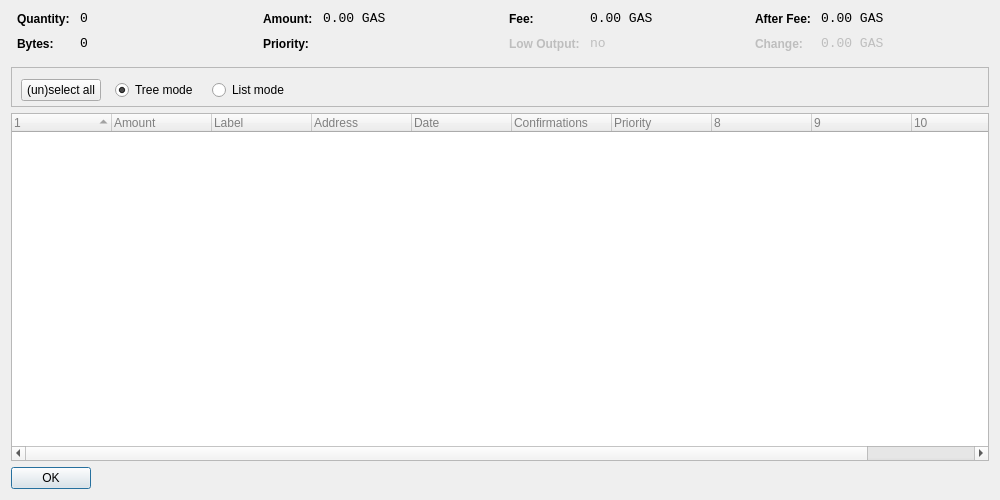
<?xml version="1.0" encoding="UTF-8"?>
<ui version="4.0">
 <class>CoinControlDialog</class>
 <widget class="QDialog" name="CoinControlDialog">
  <property name="geometry">
   <rect>
    <x>0</x>
    <y>0</y>
    <width>1000</width>
    <height>500</height>
   </rect>
  </property>
  <property name="windowTitle">
   <string>Coin Control</string>
  </property>
  <property name="styleSheet">
   <string notr="true">QProgressBar {
        background-color: #333333;
        border-radius: 6px;
        text-align: center;
        color: white;
}

QProgressBar::chunk {
        background: QLinearGradient(x1: 0, y1: 0, x2: 1, y2: 0, stop: 0 #e86941, stop: 1 #e8694f);
        border-radius: 6px; margin: 0px;
}

QScrollArea {
        border-radius: 6px;
        border-width: 0;
        border-style: none;
        padding: 8px;
        background-color: #111;
        color: white;
}

QSpinBox {
        border-radius: 4px;
        border-width: 0;
        border-style: none;
        padding: 8px;
        background-color: #111;
        color: white;
}

QCheckBox {
        border-radius: 4px;
        border-width: 0;
        border-style: none;
        padding: 8px;
        background-color: #111;
        color: white;
}
QVBoxLayout {
        border-radius: 6px;
        border-width: 0;
        border-style: none;
        padding: 8px;
        background-color: #111;
        color: white;
}

QDialog, QMainWindow, QFrame {
	color: white;
	background-color: #333333;
	border: none;
}

QMenu {
	background-color: #333333; color: white;
}

QLabel {
	background-color: transparent;
}

QCheckBox {
    color: white;
}

QFrame#central { background-color: #333333; border: none }
QFrame#frame, QFrame#frame_2, QFrame#frame_3 {
	background-color: #333333;
	border-style: plain;
	border-width: 20px;
	border-radius: 20px;
	border-color: #111;
	min-width: 10em;
	padding: 6px;
}
QLabel[openExternalLinks=true], QHeaderView { color: #aaaaaa }
QLabel[openExternalLinks=false] { color: white; font-weight: normal }
QPushButton, QToolButton {
	border: 4px solid #111;
	border-radius: 12px;
	background-color: #111;
	color: white;
	padding: 6px;
	margin: 6px;
}
QPushButton:pressed, QToolButton:checked {
	color: #e86941;
}
QPushButton:pressed, QToolButton:pressed {
	border-color: #e86941;
	color: #aaaaaa;
}
QPushButton:disabled, QToolButton:disabled {
	color: #444;
	background-color: #222;
}


#scrollAreaWidgetContents QToolButton {
	border-radius: 8px;
	border-width: 0px;
}

/* the background-color is overridden to transparent for mac os x 
   due to the entire toolbar area not being drawable in a regular
   QMainWindow
*/
QToolBar { background: #333333; border: 0px solid black; padding: 3px; }

QToolBar::handle { image: url(handle.png); }
QStatusBar { background: #333333; }
QMenuBar { background: #333333; }
QMenuBar::item { background: #333333; color: white; }

#scrollAreaWidgetContents { background: #222 }
#scrollAreaWidgetContents &gt; QFrame { background-color: #222; border-width: 0px; border-style: none; }

QLineEdit {
	border-radius: 6px;
	border-width: 2px;
	border-color: #222;
	padding: 8px;
	background-color: #111;
	color: white;
}

QComboBox {
	border-radius: 6px;
	border-width: 0;
	border-style: none;
	padding: 8px;
	background-color: #111;
	color: white;
}

QComboBox::drop-down {
	border-width: 0;
	border-style: none;
	background-color: #111;
	color: white;
}

QTableView {
	background: #111;
	color: white;
	border-style: none;
	selection-background-color: #aaaaaa;
    alternate-background-color: #222;
	selection-color: #111;
	border: 0px solid black;
}

QHeaderView { color: #aaaaaa; background-color: #111; background-image: none; }
QHeaderView::section { color: #aaaaaa; background-color: #222; }
QHeaderView::section:checked { background-color: #111; }

QTabWidget {
	background: #111;
}

 QTabWidget::pane {
     border-top: 2px solid #111;
     border: 4px solid #111;
     border-bottom-left-radius: 8px;
     border-bottom-right-radius: 8px;
     border-top-right-radius: 8px;
	background: #111;
 }

 QTabWidget::tab-bar {
     left: 5px; /* move to the right by 5px */
 }

 /* Style the tab using the tab sub-control. Note that
     it reads QTabBar _not_ QTabWidget */
 QTabBar::tab {
     background: #111;
     border: 4px solid #222;
     border-bottom-color: #111; /* same as the pane color */
     border-top-left-radius: 4px;
     border-top-right-radius: 4px;
     min-width: 8ex;
     padding: 4px;
     color: #888;
 }

 QTabBar::tab:selected, QTabBar::tab:hover {
     color: #aaaaaa
 }

 QTabBar::tab:selected {
     border-color: #111; /* same as pane color */
     border-top-color: #aaaaaa;
 }

 QTabBar::tab:!selected {
     margin-top: 2px; /* make non-selected tabs look smaller */
 }

 /* make use of negative margins for overlapping tabs */
 QTabBar::tab:selected {
     /* expand/overlap to the left and right by 4px */
     margin-left: -4px;
     margin-right: -4px;
 }

 QTabBar::tab:first:selected {
     margin-left: 0; /* the first selected tab has nothing to overlap with on the left */
 }

 QTabBar::tab:last:selected {
     margin-right: 0; /* the last selected tab has nothing to overlap with on the right */
 }

 QTabBar::tab:only-one {
     margin: 0; /* if there is only one tab, we don't want overlapping margins */
 }


</string>
  </property>
  <layout class="QVBoxLayout" name="verticalLayout">
   <item>
    <layout class="QHBoxLayout" name="horizontalLayoutTop" stretch="0,0,0,0">
     <property name="topMargin">
      <number>0</number>
     </property>
     <property name="bottomMargin">
      <number>10</number>
     </property>
     <item>
      <layout class="QFormLayout" name="formLayoutCoinControl1">
       <property name="horizontalSpacing">
        <number>10</number>
       </property>
       <property name="verticalSpacing">
        <number>10</number>
       </property>
       <property name="leftMargin">
        <number>6</number>
       </property>
       <property name="rightMargin">
        <number>6</number>
       </property>
       <item row="0" column="0">
        <widget class="QLabel" name="labelCoinControlQuantityText">
         <property name="styleSheet">
          <string notr="true">font-weight:bold;</string>
         </property>
         <property name="text">
          <string>Quantity:</string>
         </property>
        </widget>
       </item>
       <item row="0" column="1">
        <widget class="QLabel" name="labelCoinControlQuantity">
         <property name="font">
          <font>
           <family>Monospace</family>
           <pointsize>10</pointsize>
          </font>
         </property>
         <property name="cursor">
          <cursorShape>IBeamCursor</cursorShape>
         </property>
         <property name="contextMenuPolicy">
          <enum>Qt::ActionsContextMenu</enum>
         </property>
         <property name="text">
          <string notr="true">0</string>
         </property>
         <property name="textInteractionFlags">
          <set>Qt::LinksAccessibleByMouse|Qt::TextSelectableByKeyboard|Qt::TextSelectableByMouse</set>
         </property>
        </widget>
       </item>
       <item row="1" column="0">
        <widget class="QLabel" name="labelCoinControlBytesText">
         <property name="styleSheet">
          <string notr="true">font-weight:bold;</string>
         </property>
         <property name="text">
          <string>Bytes:</string>
         </property>
        </widget>
       </item>
       <item row="1" column="1">
        <widget class="QLabel" name="labelCoinControlBytes">
         <property name="font">
          <font>
           <family>Monospace</family>
           <pointsize>10</pointsize>
          </font>
         </property>
         <property name="cursor">
          <cursorShape>IBeamCursor</cursorShape>
         </property>
         <property name="contextMenuPolicy">
          <enum>Qt::ActionsContextMenu</enum>
         </property>
         <property name="text">
          <string notr="true">0</string>
         </property>
         <property name="textInteractionFlags">
          <set>Qt::LinksAccessibleByMouse|Qt::TextSelectableByKeyboard|Qt::TextSelectableByMouse</set>
         </property>
        </widget>
       </item>
      </layout>
     </item>
     <item>
      <layout class="QFormLayout" name="formLayoutCoinControl2">
       <property name="horizontalSpacing">
        <number>10</number>
       </property>
       <property name="verticalSpacing">
        <number>10</number>
       </property>
       <property name="leftMargin">
        <number>6</number>
       </property>
       <property name="rightMargin">
        <number>6</number>
       </property>
       <item row="0" column="0">
        <widget class="QLabel" name="labelCoinControlAmountText">
         <property name="styleSheet">
          <string notr="true">font-weight:bold;</string>
         </property>
         <property name="text">
          <string>Amount:</string>
         </property>
        </widget>
       </item>
       <item row="0" column="1">
        <widget class="QLabel" name="labelCoinControlAmount">
         <property name="font">
          <font>
           <family>Monospace</family>
           <pointsize>10</pointsize>
          </font>
         </property>
         <property name="cursor">
          <cursorShape>IBeamCursor</cursorShape>
         </property>
         <property name="contextMenuPolicy">
          <enum>Qt::ActionsContextMenu</enum>
         </property>
         <property name="text">
          <string notr="true">0.00 GAS</string>
         </property>
         <property name="textInteractionFlags">
          <set>Qt::LinksAccessibleByMouse|Qt::TextSelectableByKeyboard|Qt::TextSelectableByMouse</set>
         </property>
        </widget>
       </item>
       <item row="1" column="0">
        <widget class="QLabel" name="labelCoinControlPriorityText">
         <property name="styleSheet">
          <string notr="true">font-weight:bold;</string>
         </property>
         <property name="text">
          <string>Priority:</string>
         </property>
        </widget>
       </item>
       <item row="1" column="1">
        <widget class="QLabel" name="labelCoinControlPriority">
         <property name="font">
          <font>
           <family>Monospace</family>
           <pointsize>10</pointsize>
          </font>
         </property>
         <property name="cursor">
          <cursorShape>IBeamCursor</cursorShape>
         </property>
         <property name="contextMenuPolicy">
          <enum>Qt::ActionsContextMenu</enum>
         </property>
         <property name="text">
          <string/>
         </property>
         <property name="textInteractionFlags">
          <set>Qt::LinksAccessibleByMouse|Qt::TextSelectableByKeyboard|Qt::TextSelectableByMouse</set>
         </property>
        </widget>
       </item>
      </layout>
     </item>
     <item>
      <layout class="QFormLayout" name="formLayoutCoinControl3">
       <property name="horizontalSpacing">
        <number>10</number>
       </property>
       <property name="verticalSpacing">
        <number>10</number>
       </property>
       <property name="leftMargin">
        <number>6</number>
       </property>
       <property name="rightMargin">
        <number>6</number>
       </property>
       <item row="0" column="0">
        <widget class="QLabel" name="labelCoinControlFeeText">
         <property name="styleSheet">
          <string notr="true">font-weight:bold;</string>
         </property>
         <property name="text">
          <string>Fee:</string>
         </property>
        </widget>
       </item>
       <item row="0" column="1">
        <widget class="QLabel" name="labelCoinControlFee">
         <property name="font">
          <font>
           <family>Monospace</family>
           <pointsize>10</pointsize>
          </font>
         </property>
         <property name="cursor">
          <cursorShape>IBeamCursor</cursorShape>
         </property>
         <property name="contextMenuPolicy">
          <enum>Qt::ActionsContextMenu</enum>
         </property>
         <property name="text">
          <string notr="true">0.00 GAS</string>
         </property>
         <property name="textInteractionFlags">
          <set>Qt::LinksAccessibleByMouse|Qt::TextSelectableByKeyboard|Qt::TextSelectableByMouse</set>
         </property>
        </widget>
       </item>
       <item row="1" column="0">
        <widget class="QLabel" name="labelCoinControlLowOutputText">
         <property name="enabled">
          <bool>false</bool>
         </property>
         <property name="styleSheet">
          <string notr="true">font-weight:bold;</string>
         </property>
         <property name="text">
          <string>Low Output:</string>
         </property>
        </widget>
       </item>
       <item row="1" column="1">
        <widget class="QLabel" name="labelCoinControlLowOutput">
         <property name="enabled">
          <bool>false</bool>
         </property>
         <property name="font">
          <font>
           <family>Monospace</family>
           <pointsize>10</pointsize>
          </font>
         </property>
         <property name="cursor">
          <cursorShape>IBeamCursor</cursorShape>
         </property>
         <property name="contextMenuPolicy">
          <enum>Qt::ActionsContextMenu</enum>
         </property>
         <property name="text">
          <string notr="true">no</string>
         </property>
         <property name="textInteractionFlags">
          <set>Qt::LinksAccessibleByMouse|Qt::TextSelectableByKeyboard|Qt::TextSelectableByMouse</set>
         </property>
        </widget>
       </item>
      </layout>
     </item>
     <item>
      <layout class="QFormLayout" name="formLayoutCoinControl4">
       <property name="horizontalSpacing">
        <number>10</number>
       </property>
       <property name="verticalSpacing">
        <number>10</number>
       </property>
       <property name="leftMargin">
        <number>6</number>
       </property>
       <property name="rightMargin">
        <number>6</number>
       </property>
       <item row="0" column="0">
        <widget class="QLabel" name="labelCoinControlAfterFeeText">
         <property name="styleSheet">
          <string notr="true">font-weight:bold;</string>
         </property>
         <property name="text">
          <string>After Fee:</string>
         </property>
        </widget>
       </item>
       <item row="0" column="1">
        <widget class="QLabel" name="labelCoinControlAfterFee">
         <property name="font">
          <font>
           <family>Monospace</family>
           <pointsize>10</pointsize>
          </font>
         </property>
         <property name="cursor">
          <cursorShape>IBeamCursor</cursorShape>
         </property>
         <property name="contextMenuPolicy">
          <enum>Qt::ActionsContextMenu</enum>
         </property>
         <property name="text">
          <string notr="true">0.00 GAS</string>
         </property>
         <property name="textInteractionFlags">
          <set>Qt::LinksAccessibleByMouse|Qt::TextSelectableByKeyboard|Qt::TextSelectableByMouse</set>
         </property>
        </widget>
       </item>
       <item row="1" column="0">
        <widget class="QLabel" name="labelCoinControlChangeText">
         <property name="enabled">
          <bool>false</bool>
         </property>
         <property name="styleSheet">
          <string notr="true">font-weight:bold;</string>
         </property>
         <property name="text">
          <string>Change:</string>
         </property>
        </widget>
       </item>
       <item row="1" column="1">
        <widget class="QLabel" name="labelCoinControlChange">
         <property name="enabled">
          <bool>false</bool>
         </property>
         <property name="font">
          <font>
           <family>Monospace</family>
           <pointsize>10</pointsize>
          </font>
         </property>
         <property name="cursor">
          <cursorShape>IBeamCursor</cursorShape>
         </property>
         <property name="contextMenuPolicy">
          <enum>Qt::ActionsContextMenu</enum>
         </property>
         <property name="text">
          <string notr="true">0.00 GAS</string>
         </property>
         <property name="textInteractionFlags">
          <set>Qt::LinksAccessibleByMouse|Qt::TextSelectableByKeyboard|Qt::TextSelectableByMouse</set>
         </property>
        </widget>
       </item>
      </layout>
     </item>
    </layout>
   </item>
   <item>
    <widget class="QFrame" name="frame">
     <property name="minimumSize">
      <size>
       <width>182</width>
       <height>40</height>
      </size>
     </property>
     <property name="frameShape">
      <enum>QFrame::StyledPanel</enum>
     </property>
     <property name="frameShadow">
      <enum>QFrame::Sunken</enum>
     </property>
     <widget class="QWidget" name="horizontalLayoutWidget">
      <property name="geometry">
       <rect>
        <x>10</x>
        <y>0</y>
        <width>781</width>
        <height>47</height>
       </rect>
      </property>
      <layout class="QHBoxLayout" name="horizontalLayoutPanel" stretch="0,0,0,0">
       <property name="spacing">
        <number>14</number>
       </property>
       <item>
        <widget class="QPushButton" name="pushButtonSelectAll">
         <property name="sizePolicy">
          <sizepolicy hsizetype="Maximum" vsizetype="Fixed">
           <horstretch>0</horstretch>
           <verstretch>0</verstretch>
          </sizepolicy>
         </property>
         <property name="text">
          <string>(un)select all</string>
         </property>
        </widget>
       </item>
       <item>
        <widget class="QRadioButton" name="radioTreeMode">
         <property name="sizePolicy">
          <sizepolicy hsizetype="Maximum" vsizetype="Fixed">
           <horstretch>0</horstretch>
           <verstretch>0</verstretch>
          </sizepolicy>
         </property>
         <property name="text">
          <string>Tree mode</string>
         </property>
         <property name="checked">
          <bool>true</bool>
         </property>
        </widget>
       </item>
       <item>
        <widget class="QRadioButton" name="radioListMode">
         <property name="sizePolicy">
          <sizepolicy hsizetype="Maximum" vsizetype="Fixed">
           <horstretch>0</horstretch>
           <verstretch>0</verstretch>
          </sizepolicy>
         </property>
         <property name="text">
          <string>List mode</string>
         </property>
        </widget>
       </item>
       <item>
        <spacer name="horizontalSpacer">
         <property name="orientation">
          <enum>Qt::Horizontal</enum>
         </property>
         <property name="sizeHint" stdset="0">
          <size>
           <width>40</width>
           <height>20</height>
          </size>
         </property>
        </spacer>
       </item>
      </layout>
     </widget>
    </widget>
   </item>
   <item>
    <widget class="CoinControlTreeWidget" name="treeWidget">
     <property name="contextMenuPolicy">
      <enum>Qt::CustomContextMenu</enum>
     </property>
     <property name="styleSheet">
      <string notr="true">QFrame {
	color: grey;

}</string>
     </property>
     <property name="sortingEnabled">
      <bool>false</bool>
     </property>
     <property name="columnCount">
      <number>11</number>
     </property>
     <attribute name="headerShowSortIndicator" stdset="0">
      <bool>true</bool>
     </attribute>
     <attribute name="headerStretchLastSection">
      <bool>false</bool>
     </attribute>
     <column>
      <property name="text">
       <string/>
      </property>
     </column>
     <column>
      <property name="text">
       <string>Amount</string>
      </property>
     </column>
     <column>
      <property name="text">
       <string>Label</string>
      </property>
     </column>
     <column>
      <property name="text">
       <string>Address</string>
      </property>
     </column>
     <column>
      <property name="text">
       <string>Date</string>
      </property>
     </column>
     <column>
      <property name="text">
       <string>Confirmations</string>
      </property>
      <property name="toolTip">
       <string>Confirmed</string>
      </property>
     </column>
     <column>
      <property name="text">
       <string>Priority</string>
      </property>
     </column>
     <column>
      <property name="text">
       <string/>
      </property>
     </column>
     <column>
      <property name="text">
       <string/>
      </property>
     </column>
     <column>
      <property name="text">
       <string/>
      </property>
     </column>
     <column>
      <property name="text">
       <string/>
      </property>
     </column>
    </widget>
   </item>
   <item>
    <widget class="QDialogButtonBox" name="buttonBox">
     <property name="sizePolicy">
      <sizepolicy hsizetype="Maximum" vsizetype="Fixed">
       <horstretch>0</horstretch>
       <verstretch>0</verstretch>
      </sizepolicy>
     </property>
     <property name="orientation">
      <enum>Qt::Horizontal</enum>
     </property>
     <property name="standardButtons">
      <set>QDialogButtonBox::Ok</set>
     </property>
    </widget>
   </item>
  </layout>
 </widget>
 <customwidgets>
  <customwidget>
   <class>CoinControlTreeWidget</class>
   <extends>QTreeWidget</extends>
   <header>coincontroltreewidget.h</header>
  </customwidget>
 </customwidgets>
 <resources/>
 <connections/>
</ui>
